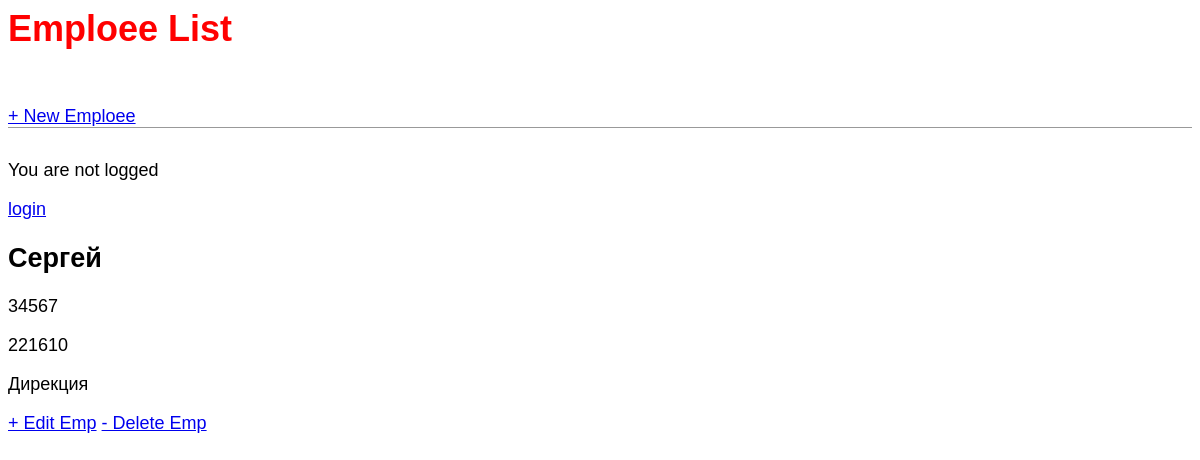
The page /emp/5/ on the database its author committed.
### blog/models.py (models this page shows, shortened)
class Emp(models.Model):
    name=models.CharField(max_length=200)
    emp_id=models.CharField(max_length=200)
    phone=models.CharField(max_length=10)
    address=models.CharField(max_length=150)
    working=models.BooleanField(default=True)
    department=models.CharField(max_length=200)

### blog/views.py (the view)
# urls.py: path('emp/<int:pk>/', views.EmpDetailView.as_view(), name='emp_detail'),
class EmpDetailView(DetailView):
    model = Emp
    template_name = 'emp_detail.html'

### templates/emp_detail.html (shortened to what this page needs)
{% extends 'base.html' %}
{% block content %}
    <div class="object-entry">
        <h2>{{ object.name }}</h2>
        <p>{{ object.emp_id }}</p>
        <p>{{ object.phone }}</p>
        <p>{{ object.department }}</p>
    </div>
    <a href="{% url 'emp_edit' emp.pk %}">+ Edit Emp</a>
    <a href="{% url 'emp_delete' emp.pk %}">- Delete Emp</a>
{% endblock content %}

### static/css/base.css (style rules this page uses)
body { font-family: 'Source Sans Pro', sans-serif; font-size: 18px; }

### rows shown on the page
Emp: name "Сергей", emp_id "34567", phone "221610", department "Дирекция"
